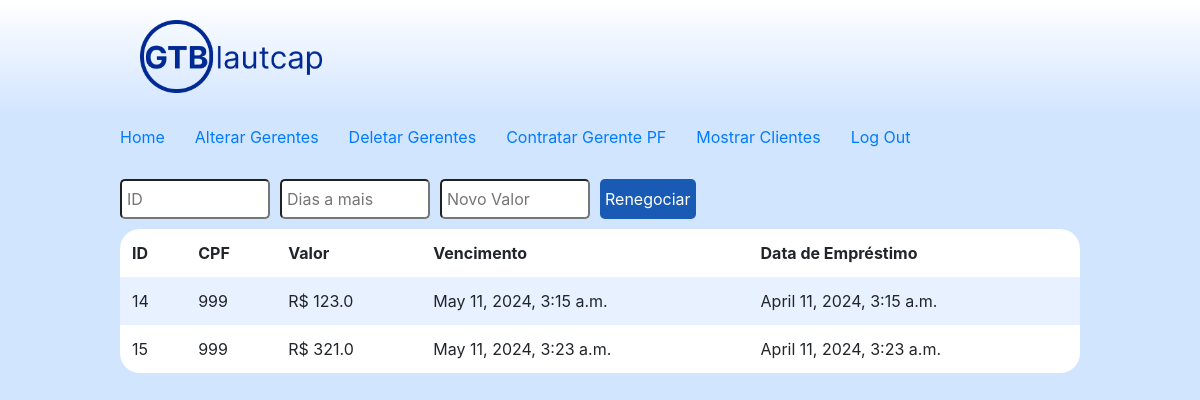
The app's page /renegociarEmprestimoPF (signed in), older data.
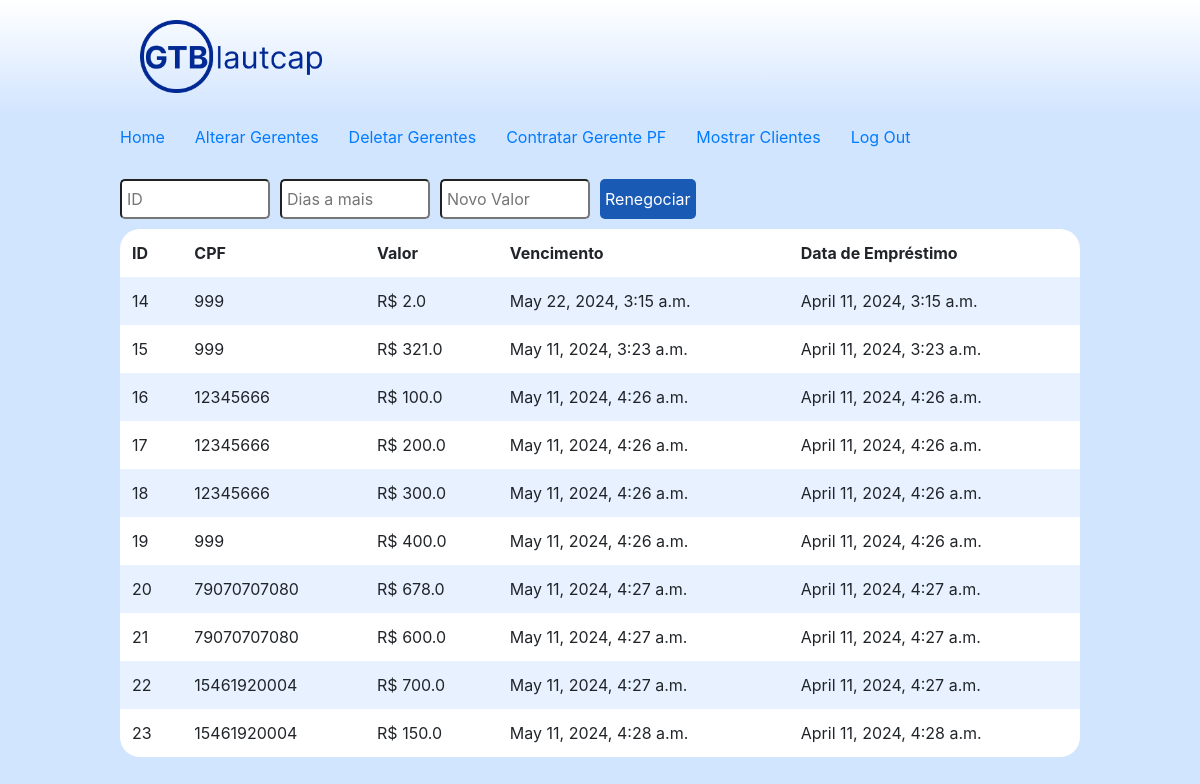
The same page, newer data.
### gtb/models.py (models this page shows, shortened)
class Emprestimo(models.Model):
    tipo               = models.CharField(max_length=64, null=False, blank=False)
    CPF_CNPJ           = models.CharField(max_length=15, null=False, blank=False)
    valor              = models.FloatField(default=0, null=False, blank=False)
    vencimento         = models.DateTimeField(default=(datetime.now() + timedelta(days=30)))
    data_de_emprestimo = models.DateTimeField(auto_now_add=True)

### gtb/viewGerentePF.py (the view)
# urls.py: path("renegociarEmprestimoPF", viewGerentePF.renegociarEmprestimoPF, name="renegociarEmprestimoPF"),
def renegociarEmprestimoPF(request):
    emprestimos = models.Emprestimo.objects.filter(tipo="pf")
    if request.method == "POST":
        valor = request.POST["valor"]
        ID = request.POST["ID"]
        dias = int(request.POST["data"])
        if ID:
            emprestimo = models.Emprestimo.objects.get(id=ID)
            if dias:
                emprestimo.vencimento += timedelta(days=dias)
                emprestimo.save()
            if valor:
                emprestimo.valor = valor
                emprestimo.save()
            messages.success(request, "Emprestimo renegociado com sucesso")
            return render(request, "gtb/renegociarEmprestimoPF.html",{
                        "emprestimos": emprestimos
                    })
        else:
            messages.error(request, "Nenhum emprestimo selecionado")
            return render(request, "gtb/renegociarEmprestimoPF.html",{
                        "emprestimos": emprestimos
                    })
    else:
        return render(request, "gtb/renegociarEmprestimoPF.html",{
                "emprestimos": emprestimos})

### gtb/templates/gtb/renegociarEmprestimoPF.html (shortened to what this page needs)
{% extends "gtb/layout.html" %}
{% load filter %}
{% load static %}
{% block head %}
    <link href="{% static 'gtb/acoes.css' %}" rel="stylesheet">
{% endblock %}
    {% block body %}
        <form action="{% url 'renegociarEmprestimoPF' %}" method="post">
            <div class="formDiv">
                <div class="divComprarAcoes">
                <input class="textoProcurarAcao" type="text" name="ID" placeholder="ID">
                <input class="textoProcurarAcao" type="text" name="data" placeholder="Dias a mais">
                <input class="textoProcurarAcao" type="number" name="valor" placeholder="Novo Valor">
                <button class="botaoProcurarAcao" type="submit" name="botaoVenderAcao">Renegociar</button>
            </div>
            <div class="tableDiv">
                <table>
                    <thead>
                        <tr>
                            <th>ID</th>
                            <th>CPF</th>
                            <th>Valor</th>
                            <th>Vencimento</th>
                            <th>Data de Empréstimo</th>
                        </tr>
                    </thead>
                    <tbody>
                        {% for emprestimo in emprestimos %}
                            <tr>
                                <td>{{ emprestimo.id }}</td>
                                <td>{{ emprestimo.CPF_CNPJ }}</td>
                                <td>R$ {{ emprestimo.valor }}</td>
                                <td>{{ emprestimo.vencimento }}</td>
                                <td>{{ emprestimo.data_de_emprestimo }}</td>
                            </tr>
                        {% endfor %}
                    </tbody>
                </table>
            </div>
        </div>
    </form>
{% endblock %}

### gtb/templates/gtb/layout.html (shortened to what this page needs)
{% load static %}
<!DOCTYPE html>
<html lang="en">
    <head>
        <link rel="stylesheet" href="https://stackpath.bootstrapcdn.com/bootstrap/4.4.1/css/bootstrap.min.css">
        <link href="{% static 'gtb/layout.css' %}" rel="stylesheet">
        {% block head %}
        {% endblock %}
    </head>
    <body>
        {% if user.is_authenticated %}
            <div class="header">
                <div class="logoDivheader">
                    <img src="{% static 'gtb/btg.png' %}" class="logoheader">
                </div>
            </div>
            <div class="infoAcoes">
                <a href="{% url 'home' %}">Home</a>
                {% if user.is_agencia %}
                    <a href="{% url 'alterarGerentes' %}">Alterar Gerentes</a>
                    <a href="{% url 'deletarGerentes' %}">Deletar Gerentes</a>
                    <a href="{% url 'registrarGerentePF' %}">Contratar Gerente PF</a>
                    <a href="{% url 'mostrarClientes' %}">Mostrar Clientes</a>
                {% endif %}
                <a href="{% url 'logout' %}">Log Out</a>
            </div>
        {% endif %}
        <div class="center">
            {% block body %}
            {% endblock %}
        </div>
    </body>
</html>

### gtb/static/gtb/layout.css (style rules this page uses)
body { padding: 0px; margin: 0; background-color: #d2e5ff; width: 100%; }
.logoheader { width: 20%; }
.logoDivheader { padding: 20px; width: 80vw; }
.infoAcoes { display: flex; flex-direction: row; align-items: center; text-align: center; gap: 30px; padding-bottom: 10px; padding-left: 10%; padding-right: 10%; }
.header { width: 100%; height: auto; background-color: #d2e5ff; background-image: linear-gradient(to bottom, #ffffff, #d2e5ff); display: flex; flex-direction: row; justify-content: center; margin-bottom: 12px; align-items: center; }
.center { display: flex; flex-direction: column; align-items: center; }

### gtb/static/gtb/acoes.css (style rules this page uses)
.textoProcurarAcao { width: 150px; height: 40px; margin-right: 10px; border-radius: 5px; padding-left: 5px; font-size: 16px; }
.divComprarAcoes { padding-top: 2%; display: flex; flex-direction: row; align-items: center; justify-content: flex-start; width: 80vw; }
.botaoProcurarAcao { background-color: #195ab4; color: white; border-radius: 5px; border: none; padding-left: 5px; padding-right: 5px; height: 40px; font-size: 16px; }
.formDiv { width: 80vw; display: flex; flex-direction: column; align-items: center; justify-content: space-between; }
.tableDiv { padding-top: 10px; width: 100%; }
table { background-color: white; margin-bottom: 1rem; width: 100%; border-radius: 20px; }
table th, table td { padding: 0.75rem; vertical-align: middle; }
tbody tr:nth-of-type(odd) { background-color: rgb(179, 208, 255, 0.3) }

Row changes from the older to the newer data that the page shows:
changed Emprestimo id 14: valor "123.0" → "2.0"; vencimento "May 11, 2024, 3:15 a.m." → "May 22, 2024, 3:15 a.m."
added Emprestimo: id "16", CPF_CNPJ "12345666", valor "100.0", vencimento "May 11, 2024, 4:26 a.m.", data_de_emprestimo "April 11, 2024, 4:26 a.m."
added Emprestimo: id "17", CPF_CNPJ "12345666", valor "200.0", vencimento "May 11, 2024, 4:26 a.m.", data_de_emprestimo "April 11, 2024, 4:26 a.m."
added Emprestimo: id "18", CPF_CNPJ "12345666", valor "300.0", vencimento "May 11, 2024, 4:26 a.m.", data_de_emprestimo "April 11, 2024, 4:26 a.m."
added Emprestimo: id "19", CPF_CNPJ "999", valor "400.0", vencimento "May 11, 2024, 4:26 a.m.", data_de_emprestimo "April 11, 2024, 4:26 a.m."
added Emprestimo: id "20", CPF_CNPJ "79070707080", valor "678.0", vencimento "May 11, 2024, 4:27 a.m.", data_de_emprestimo "April 11, 2024, 4:27 a.m."
added Emprestimo: id "21", CPF_CNPJ "79070707080", valor "600.0", vencimento "May 11, 2024, 4:27 a.m.", data_de_emprestimo "April 11, 2024, 4:27 a.m."
added Emprestimo: id "22", CPF_CNPJ "15461920004", valor "700.0", vencimento "May 11, 2024, 4:27 a.m.", data_de_emprestimo "April 11, 2024, 4:27 a.m."
added Emprestimo: id "23", CPF_CNPJ "15461920004", valor "150.0", vencimento "May 11, 2024, 4:28 a.m.", data_de_emprestimo "April 11, 2024, 4:28 a.m."
